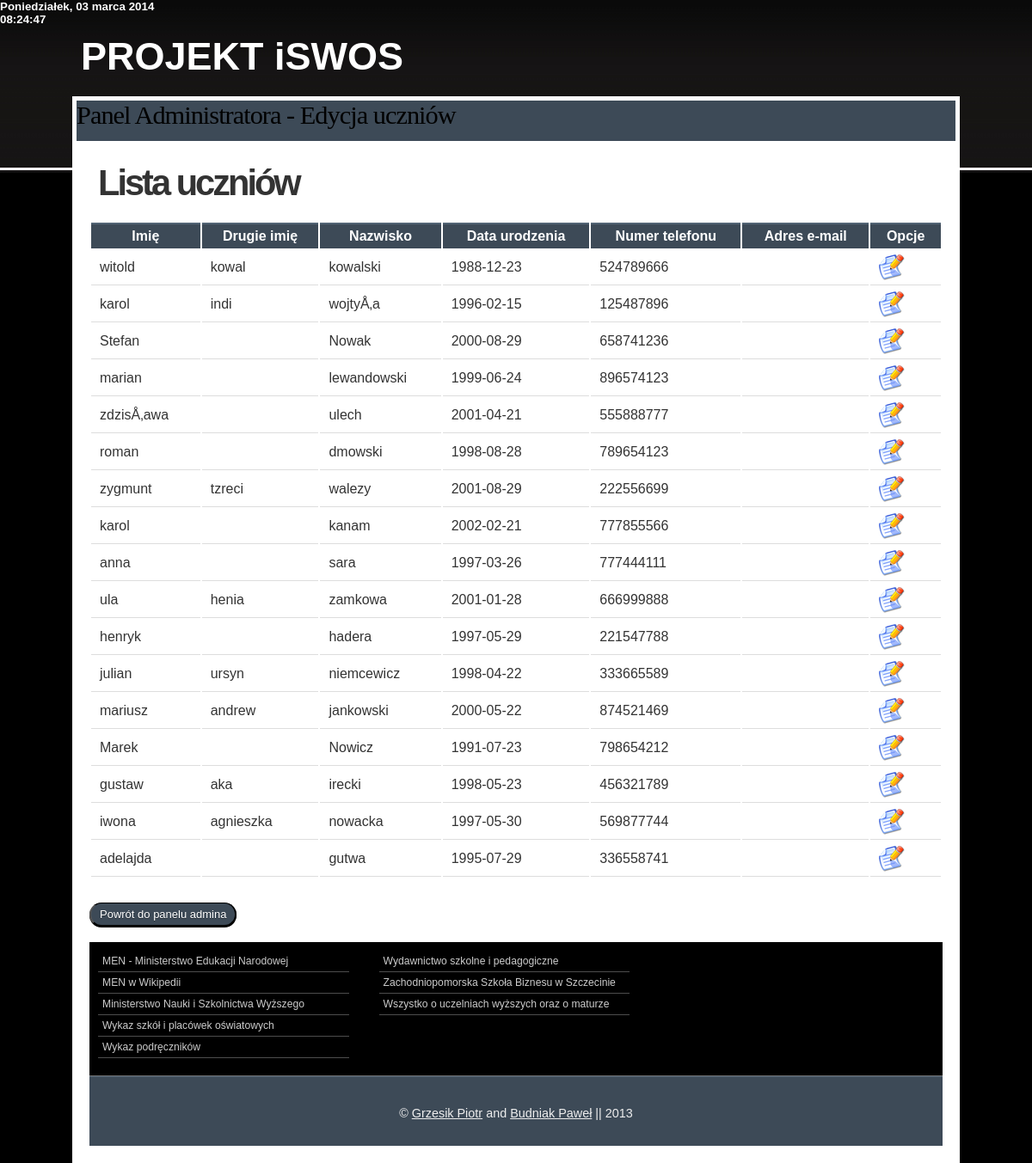
Screenshot of /pages/edycja/edycja.php (signed in) with the database file from the repository.
### tables this page shows
CREATE TABLE IF NOT EXISTS `uczen` (
  `iducznia` int(11) NOT NULL AUTO_INCREMENT,
  `imie` varchar(15) NOT NULL,
  `imie2` varchar(15) NOT NULL,
  `nazwisko` varchar(20) NOT NULL,
  `data_urodzenia` date NOT NULL,
  `telefon` varchar(9) NOT NULL,
  `idklasy` text NOT NULL,
  `iduwagi` text NOT NULL,
  PRIMARY KEY (`iducznia`)
);

### pages/edycja/edycja.php (the view, shortened to what this page needs)
<!DOCTYPE html PUBLIC "-//W3C//DTD XHTML 1.0 Transitional//EN"
    "http://www.w3.org/TR/xhtml1/DTD/xhtml1-transitional.dtd">
<html xml:lang="pl" lang="pl" xmlns="http://www.w3.org/1999/xhtml">
<head>
<link rel="stylesheet" type="text/css" href="../../styles.css" />
<SPAN id="Data" style="POSITION: absolute; LEFT: 0; TOP: 0; FONT-SIZE: 10pt;
FONT-WEIGHT: bold; COLOR: white; FONT-FAMILY: Verdana, Arial;"></SPAN>
<body onLoad="czas()">
<div id="wrap">
    <div class="header">
        <h5>PROJEKT <strong> iSWOS</strong></h5>
    </div>
    <div class="page">
        <div id="navbg">
            <div id="nav">
               <h3>Panel Administratora - Edycja uczniów</h3>
            </div>
        </div>
        <div class="page-wrap">
            <div class="content">
		                <?php
							$res = mysql_query("SELECT * FROM uczen ORDER BY iducznia");
						?>
						<h1>Lista uczniów</h1>
						<?php
							echo "<p>";
                            echo "<table boder=\"1\"><tr>";
                            echo "<th ><strong>Imię</strong></th>";
                            echo "<th ><strong>Drugie imię</strong></th>";
                            echo "<th ><strong>Nazwisko</strong></th>";
                            echo "<th ><strong>Data urodzenia</strong></th>";
                            echo "<th ><strong>Numer telefonu</strong></th>";
                            echo "<th ><strong>Adres e-mail</strong></th>";
                            echo "<th ><strong>Opcje</strong></th>";
						    while ($row = mysql_fetch_array($res))  {
                              echo "</tr>";
                              echo "<td >" . $row[1] . "</td>";
                              echo "<td >" . $row[2] . "</td>";
                              echo "<td >" . $row[3] . "</td>";
                              echo "<td >" . $row[4] . "</td>";
                              echo "<td >" . $row[5] . "</td>";
                              echo "<td >" . $row[8] . "</td>";
                              echo "<td> <h4><a href='edit.php?edit=$row[iducznia]'><img src=\"../../images/edit.png\" alt=\"Edytuj\"></a></h4> </td>";
                           }
                           echo "</table>";
						?>
					<br />
                    <a href="../adminindex.php"><button>Powrót do panelu admina</button></A><br />
                    <br />
            </div>
            <div class="footer-navigation">
                <ul>
                    <li><a href="http://www.men.gov.pl" title="MEN - Ministerstwo Edukacji Narodowej" onclick="this.target='_blank'">MEN - Ministerstwo Edukacji Narodowej</a></li>
                    <li><a href="http://pl.wikipedia.org/wiki/Ministerstwo_Edukacji_Narodowej" title="MEN w Wikipedii" onclick="this.target='_blank'">MEN w Wikipedii</a></li>
                    <li><a href="http://www.mnisw.gov.pl" title="Ministerstwo Nauki i Szkolnictwa Wyższego" onclick="this.target='_blank'">Ministerstwo Nauki i Szkolnictwa Wyższego</a></li>
                    <li><a href="http://www.cie.men.gov.pl/index.php/sio-wykaz-szkol-i-placowek.html" title="Wykaz szkół i placówek oświatowych">Wykaz szkół i placówek oświatowych</a></li>
                    <li><a href="http://www.men.gov.pl/podreczniki/" title="Wykaz podręczników" onclick="this.target='_blank'">Wykaz podręczników</a></li>
                </ul>
                <ul>
                    <li><a href="http://www.wsip.pl/dla_nauczycieli/przedmioty/szkolnictwo_specjalne/aktualnosci" title="Wydawnictwo szkolne i pedagogiczne" onclick="this.target='_blank'">Wydawnictwo szkolne i pedagogiczne</a></li>
                    <li><a href="http://www.zpsb.szczecin.pl" title="Zachodniopomorska Szkoła Biznesu w Szczecinie" onclick="this.target='_blank'">Zachodniopomorska Szkoła Biznesu w Szczecinie</a></li>
                    <li><a href="http://www.edukacja.net" title="Wszystko o uczelniach wyższych oraz o maturze" onclick="this.target='_blank'">Wszystko o uczelniach wyższych oraz o maturze</a></li>
                </ul>
            </div>
            <div class="footer">
                <p>© <a href="mailto: grzesikpiotr@op.pl">Grzesik Piotr</a> and <a href="mailto: p.budniak5@gmail.com">Budniak Paweł</a> || 2013</p>
            </div>
        </div>
    </div>
</div>
</body>
</html>

### styles.css (style rules this page uses)
* { margin:0; padding:0; }
body { background:#000000 url('images/body.jpg') repeat-x scroll top left; margin:0 auto; padding:0; font-family:Arial, Helvetica, sans-serif; color:#333333; }
div#wrap { width:86%; margin:30px auto 0 auto; padding:0 10px; }
div.header { padding:10px 0 20px 10px; margin:0 auto; }
div#navbg { background-color:#ffffff; padding:5px; }
div#nav { background-color:#3D4A57; height:47px; display:block; }
h1 { font-size:2.6em; letter-spacing:-3px; padding-left:10px; text-align:left; }
h3 { font-size:1.9em; font-family:Georgia, "Times New Roman", Times, serif; font-weight:normal; color:#000000; letter-spacing:-1px; }
h4 { font-family:Georgia, "Times New Roman", Times, serif; font-size:16px; letter-spacing:-1px; font-weight:normal; color:red; }
h5 { font-size:45px; font-family:Arial, Helvetica, sans-serif; color: white; border: 1px; }
p { margin-bottom:20px; line-height:1.7em; font-size:0.95em; color:#333333; }
ul { padding:0 0 20px 35px; list-style:none; }
button { border-top: 1px solid #000000; background: #3d4a57; background: (left top, left bottom); background: (top, #3d4a57, #3d4a57); padding: 5px 10px; border-radius: 40px; box-shadow: rgba(0,0,0,1) 0 1px 0; text-shadow: rgba(0,0,0,.4) 0 1px 0; color: #ffffff; font-size: 13px; font-family: Helvetica, Arial, Sans-Serif; text-decoration: none; vertical-align: middle; }
table { width:100%; margin-bottom:10px; }
table tr th, table tr td { padding:5px 10px; }
table tr th { background:#3D4A57 none repeat-x scroll bottom left; color:#ffffff; border-top:2px solid #526475; }
table tr td { border-bottom:1px solid #dddddd; }
a, a:visited { color:#f0f3f6; }
div.page { clear:both; margin:0; padding:0; background-color:#ffffff; }
div.page ul { font-size:0.95em; color:#333333; }
div.page ul li { padding:2px 0; }
div.page p { text-align:justify; font-family:Helvetica, Arial, sans-serif; color:#444444; }
div.page-wrap { background-color:#ffffff; padding:20px; clear:both; }
div.content { background-color:#ffffff; float:left; width:100%; }
div.footer-navigation { background:black none repeat-x scroll left 50%; min-height:90px; border-bottom:1px solid #666666; padding:10px 10px 20px; clear:both; }
div.footer-navigation ul { list-style:none; padding:0; width:30%; float:left; margin-right:35px; }
div.footer-navigation ul li { padding:5px; color:#cccccc; border-bottom:1px solid #4D4D4D; font-size:0.8em; font-family:Helvetica, Arial, sans-serif; }
div.footer-navigation ul li a, div.footer-navigation ul li a:visited { color:#cccccc; text-decoration:none; }
div.footer { clear:both; border-top:1px solid #526475; background:#3D4A57; min-height:80px; clear:both; }
div.footer p { text-align:center; color:#eeeeee; padding-top:30px; font-size:0.9em; }
div.footer p a, div.footer p a:visited { color:#eeeeee; }

### rows the page displays
uczen: imie "witold", imie2 "kowal", nazwisko "kowalski", data_urodzenia "1988-12-23", telefon "524789666"
uczen: imie "karol", imie2 "indi", nazwisko "wojtyÅ‚a", data_urodzenia "1996-02-15", telefon "125487896"
uczen: imie "Stefan", nazwisko "Nowak", data_urodzenia "2000-08-29", telefon "658741236"
uczen: imie "marian", nazwisko "lewandowski", data_urodzenia "1999-06-24", telefon "896574123"
uczen: imie "zdzisÅ‚awa", nazwisko "ulech", data_urodzenia "2001-04-21", telefon "555888777"
uczen: imie "roman", nazwisko "dmowski", data_urodzenia "1998-08-28", telefon "789654123"
uczen: imie "zygmunt", imie2 "tzreci", nazwisko "walezy", data_urodzenia "2001-08-29", telefon "222556699"
uczen: imie "karol", nazwisko "kanam", data_urodzenia "2002-02-21", telefon "777855566"
uczen: imie "anna", nazwisko "sara", data_urodzenia "1997-03-26", telefon "777444111"
uczen: imie "ula", imie2 "henia", nazwisko "zamkowa", data_urodzenia "2001-01-28", telefon "666999888"
uczen: imie "henryk", nazwisko "hadera", data_urodzenia "1997-05-29", telefon "221547788"
uczen: imie "julian", imie2 "ursyn", nazwisko "niemcewicz", data_urodzenia "1998-04-22", telefon "333665589"
uczen: imie "mariusz", imie2 "andrew", nazwisko "jankowski", data_urodzenia "2000-05-22", telefon "874521469"
uczen: imie "Marek", nazwisko "Nowicz", data_urodzenia "1991-07-23", telefon "798654212"
uczen: imie "gustaw", imie2 "aka", nazwisko "irecki", data_urodzenia "1998-05-23", telefon "456321789"
uczen: imie "iwona", imie2 "agnieszka", nazwisko "nowacka", data_urodzenia "1997-05-30", telefon "569877744"
uczen: imie "adelajda", nazwisko "gutwa", data_urodzenia "1995-07-29", telefon "336558741"
